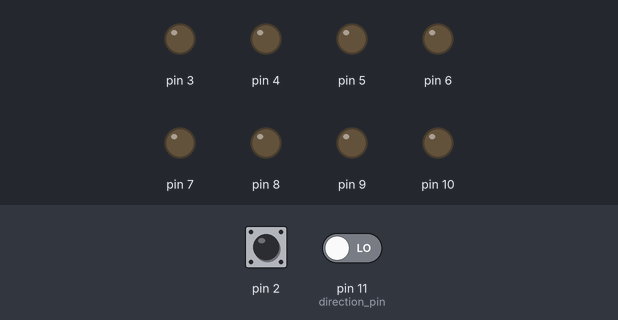
The sketch below on a simulated Arduino Uno, built with avr-gcc and run on an emulated ATmega328P. On the bench: output pins drawn as LEDs (lit = HIGH). The inputs (shaded band) are chosen by the test bench; at power-on: pin 2 LOW, pin 11 (direction_pin) LOW.

Above: at 1.2 s.
1.3 s: pin 2 driven HIGH
At 2.4 s:
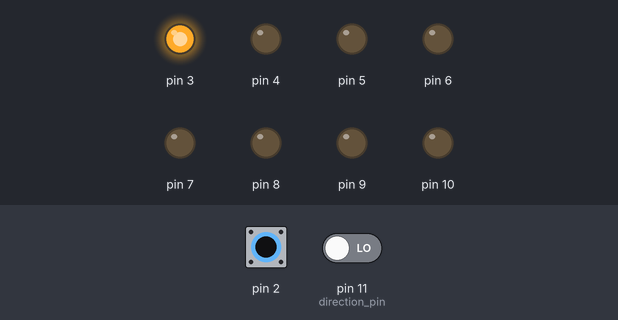
2.8 s: pin 2 pulsed LOW 5 times (0.12 s each, 0.3 s apart)
At 5.2 s:
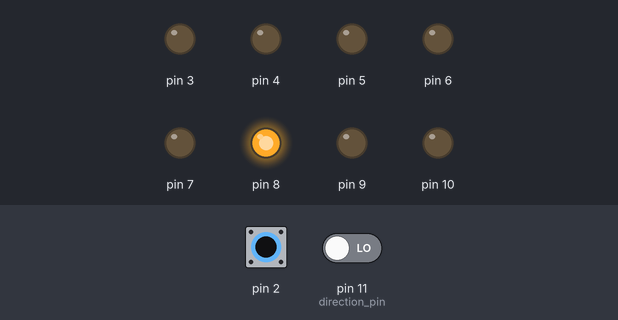
5.8 s: pin 2 pulsed LOW 2 times (0.12 s each, 0.3 s apart)
At 6.8 s:
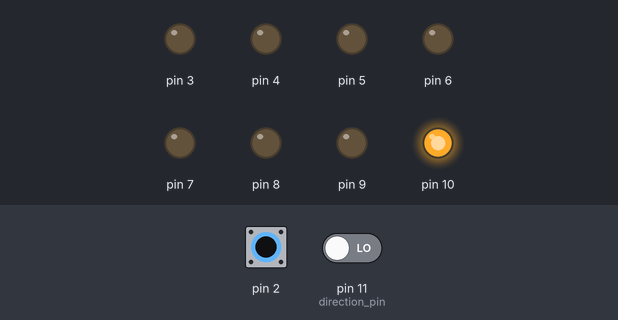
Timing chart, 0 to 8.8 s (numbered marks = the images above; inputs shaded):
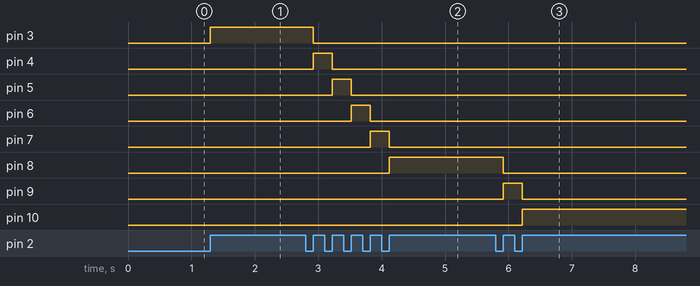

The sketch:

Sequencer_test.ino
```cpp
#include <Wire.h>
#include <TTP229.h>

TTP229 ttp229;

// position represents the current position in the sequence
volatile int position = 0;

// interrupt_pin 0 is digital pin 2 on the arduino uno
const int interrupt_pin = 0;

// pad_active is false if no pad has been touched since the last interrupt
volatile bool pad_active = false;
// pad_active[position] is true if this pad has been touched since the last interrupt
volatile bool pad_state[8] = {false, false, false, false, false, false, false, false};

// definition direction pin as well as old and new values of it
int direction_pin = 11;
int direction_pin_value = LOW;
int direction_pin_value_old = LOW;

// define direction variable
volatile int direction_variable = 1;

void increase_position(){
    position = (position + direction_variable)%8;
    if (position < 0) {
        position = position + 8;
    }
}

// get's called every clock tick and advances the sequencer based on touchpad state
void clock_trigger(){
    // lets the sequencer advance one step if no pad is activated
    if (!pad_active) {
        for (int x = 0; x < 8; x++) {
            if (x == position) {
                digitalWrite(x+3, HIGH);
            }
            else {
                digitalWrite(x+3, LOW);
            }
        }
        increase_position();
    }

    // otherwise some pads have been pressed and the sequencer finds the next step
    // mod 8 from current position to proceed
    else {
        // here position get's set to the next active pad value
        while (!(pad_state[position])) {
            Serial.println(pad_state[position]);
            increase_position();
            }


        // advances the sequence to the just determined step
        for (int x = 0; x < 8; x++) {
            if (x == position) {
                digitalWrite(x+3, HIGH);
            }
            else {
                digitalWrite(x+3, LOW);
            }
        }

        // cleanup
        increase_position();
        pad_active = false;
        for (int i = 0; i<8; i++){
            pad_state[i] = false;
        }
    }
}


void setup()
{
    Wire.begin();
    Serial.begin(9600);

    // define pins 3 - 10 as Output
    for (int i = 3; i < 11; ++i) {
        pinMode(i,OUTPUT);
    }

    // definition interrupt pin
    pinMode(interrupt_pin, INPUT);
    attachInterrupt(interrupt_pin, clock_trigger, RISING);

    pinMode(direction_pin, INPUT);


}

void loop()
{
    ttp229.readKeys();

    // sets the active pins to true in pad_state and set_s pad_active flag if a pin gets toggled
    for (int i = 0; i < 8; i++) {
        if (ttp229.isKeyPress(i)){
            pad_state[i] = true;
            pad_active = true;
        }
    }

    // read direction pin state and write into current value
    direction_pin_value = digitalRead(direction_pin);

    // see if rising edge is present and change direction
    if (direction_pin_value == HIGH && direction_pin_value_old == LOW) {
        direction_variable = direction_variable * -1;
    }
    // set old direction to the current
    direction_pin_value_old = direction_pin_value;


}
```

Measured:
- after the input at 1.3 s, pin 3: LOW → HIGH at once
- after the input at 2.8 s, pin 3: HIGH → LOW after 0.12 s; pin 4: LOW → HIGH after 0.12 s, → LOW 0.30 s later; pin 5: LOW → HIGH after 0.42 s, → LOW 0.30 s later; pin 6: LOW → HIGH after 0.72 s, → LOW 0.30 s later; pin 7: LOW → HIGH after 1.0 s, → LOW 0.30 s later
- after the input at 5.8 s, pin 8: HIGH → LOW after 0.12 s; pin 9: LOW → HIGH after 0.12 s, → LOW 0.30 s later; pin 10: LOW → HIGH after 0.42 s
